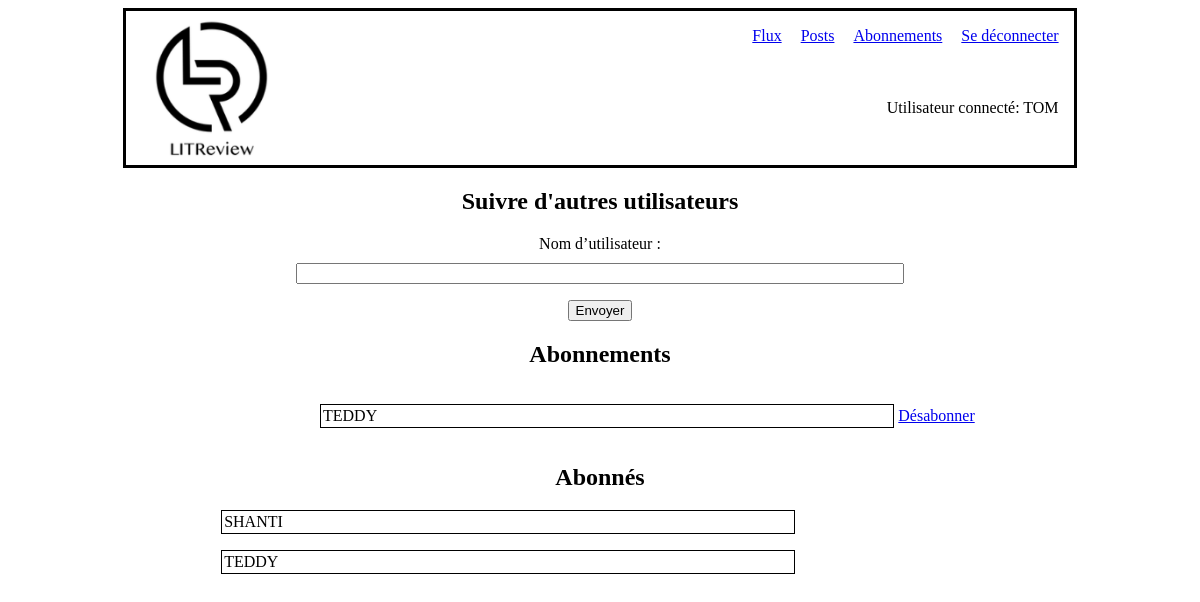
Before: /abonnements/ (signed in) with the older database file.
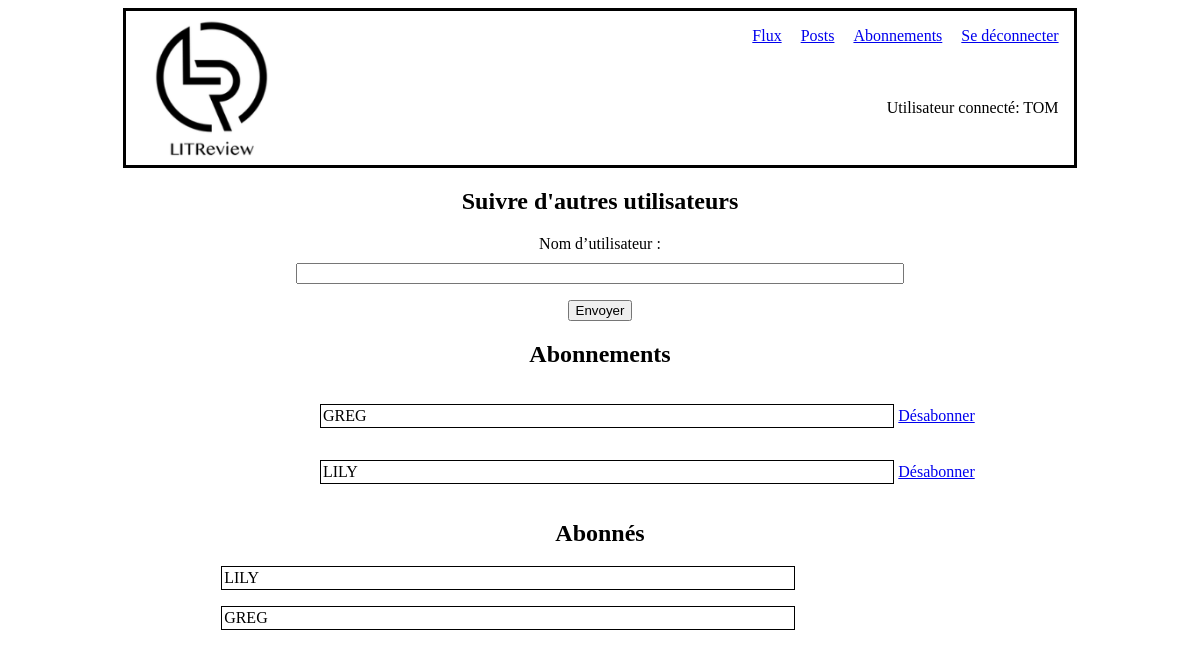
After: the same page with the newer database file.
### Review_Ticket/models.py (models this page shows)
class UserFollows(models.Model):
    user = models.ForeignKey(
        User,
        on_delete=models.CASCADE,
        related_name='following'
    )
    followed_user = models.ForeignKey(
        User,
        on_delete=models.CASCADE,
        related_name='followed_by'
    )
    class Meta:
        unique_together = ('user', 'followed_user')

### Review_Ticket/views.py (the view, shortened to what this page needs)
class AbonnementsView(View):
    template_name = 'abonnements.html'
    form_class = FolowUserForm
    def get(self, request):
        form = self.form_class()
        user_log = request.user.get_username()
        fl_user = get_user_follow(user_log)
        followers = get_followers(user_log)
        return render(
            request,
            self.template_name,
            context={'form': form,
                     'user_log': user_log,
                     'fl_user': fl_user,
                     'followers': followers}
        )

### Review_Ticket/forms.py
class FolowUserForm(forms.Form):
    username = forms.CharField(max_length=63, label='Nom d’utilisateur')

### Review_Ticket/utils.py (called while the page is built)
def get_user_follow(user_log):
    user_bdd = User.objects.get(username=user_log)
    return UserFollows.objects.filter(user=user_bdd)

def get_followers(user_log):
    user_bdd = User.objects.get(username=user_log)
    return UserFollows.objects.filter(followed_user=user_bdd)

### Review_Ticket/templates/abonnements.html (shortened to what this page needs)
{% include 'dashboard.html' %}
<section id="abonnements">
<h2>Suivre d'autres utilisateurs</h2>
	<form method="POST">
		{{ form.as_p }}
	<button type="submit" >Envoyer</button>
	</form>
<h2>Abonnements</h2>
	{% for user in fl_user %}
		<p id="followed_user">{{user.followed_user|upper}}</p>
		<a href="{% url 'delete_followed_user' user.pk %}">Désabonner</a>
	{% endfor %}
<h2>Abonnés</h2>
	{% for user in followers %}
		<p id="followers">{{user.user|upper}}</p>
	{% endfor %}
</section>

### Review_Ticket/templates/dashboard.html
{% extends 'base.html' %}
{% load static %}
{% block nav %}
	<nav id="nav">
  		<ul>
    		<li><a href="{% url 'flux' %}">Flux</a></li>
   			<li><a href="{% url 'posts' %}">Posts</a></li>
    		<li><a href="{% url 'abonnements' %}">Abonnements</a></li>
    		<li><a href="{% url 'logout' %}">Se déconnecter</a></li>
  		</ul>
  		<p id="userr">Utilisateur connecté: {{ user_log|upper }}</p>
	</nav>
{% endblock %}

### LITReview/templates/base.html (shortened to what this page needs)
{% load static %}
<!DOCTYPE html>
<html>
<head>
	<link rel="stylesheet"  href="{% static 'styles.css' %}">
</head>
<body>
<header id="header">
	<a href="{% url 'login' %}"> <img id="logo" src="{% static 'media/logo.png' %}" alt="logo " title="logo"></a>
	{% block nav %}{% endblock %}
</header>
</body>
</html>

### LITReview/static/styles.css (style rules this page uses)
#header { display: flex; width: 80%; margin: auto; border: solid; }
#logo { height: 150px; }
#nav { width: 100%; text-align: right; }
#nav > ul { list-style-type: none; }
#nav > ul > li { display: inline-block; text-align: left; margin-right: 15px; }
#nav > p { margin-top: 7%; margin-right: 15px; }
#abonnements { width: 80%; margin: auto; text-align: center; }
#followed_user, #followers { width: 60%; border: solid 1px black; padding: 2px; text-align: left; margin-left: 10%; }
#followed_user { display: inline-block; }
#tcreate_ticket_form, label { display: block; margin-bottom: 10px; }
#tcreate_ticket_form, input, textarea { width: 600px; }

Changed rows visible on the page:
removed UserFollows: followed_user "TEDDY", shown under "Abonnements"
removed UserFollows: user "TEDDY", shown under "Abonnés"
added UserFollows: followed_user "GREG", shown under "Abonnements"
added UserFollows: followed_user "LILY", shown under "Abonnements"
changed through a linked row, UserFollows (number 3 of 4 on the later page): user "SHANTI" → "LILY"
added UserFollows: user "GREG", shown under "Abonnés"
